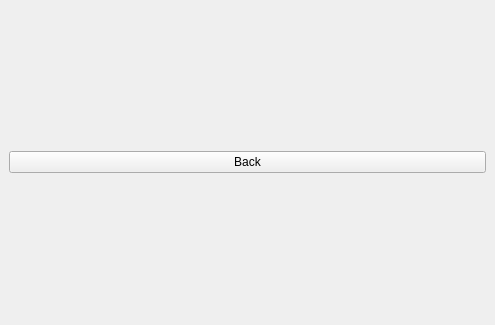
<?xml version="1.0" encoding="UTF-8"?>
<ui version="4.0">
 <class>AltWindow</class>
 <widget class="QMainWindow" name="AltWindow">
  <property name="geometry">
   <rect>
    <x>0</x>
    <y>0</y>
    <width>495</width>
    <height>325</height>
   </rect>
  </property>
  <property name="windowTitle">
   <string>Alternative Window</string>
  </property>
  <widget class="QWidget" name="centralwidget">
   <layout class="QVBoxLayout" name="verticalLayout">
    <item>
     <widget class="QPushButton" name="backBtn">
      <property name="text">
       <string>Back</string>
      </property>
     </widget>
    </item>
    <item>
     <layout class="QHBoxLayout" name="horizontalLayout"/>
    </item>
   </layout>
  </widget>
 </widget>
 <resources/>
 <connections/>
</ui>
